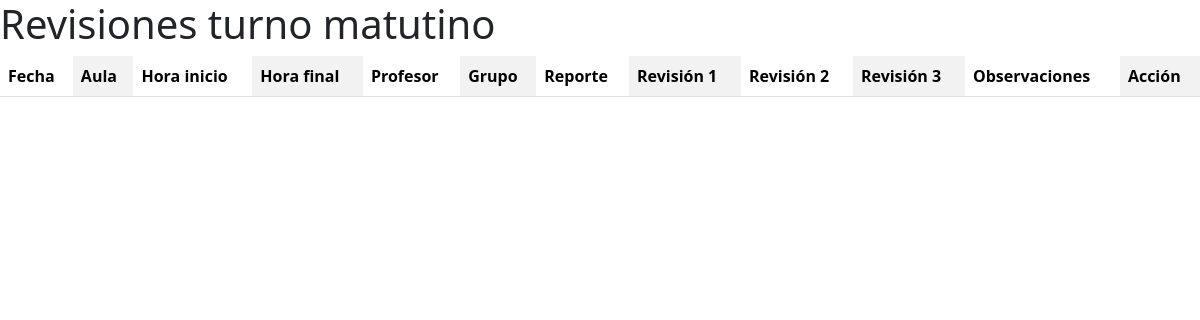
/layouts_admins/revisiones_TM.php, run on an earlier commit of the app's database.
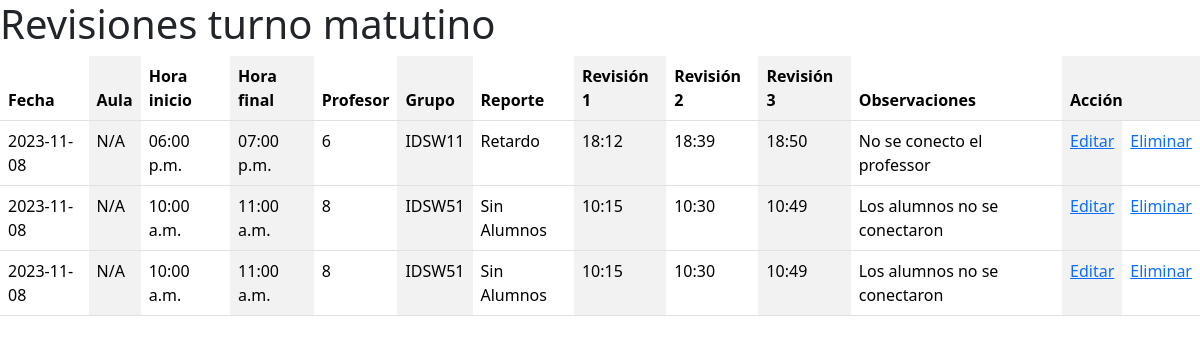
And on a later commit of the database.
### tables this page shows
CREATE TABLE IF NOT EXISTS `revisiones` (
  `id` int NOT NULL AUTO_INCREMENT,
  `fecha` date NOT NULL,
  `turno` varchar(10) NOT NULL,
  `aula` varchar(10) DEFAULT NULL,
  `hora_inicio` varchar(10) DEFAULT NULL,
  `hora_final` varchar(10) DEFAULT NULL,
  `modalidad` varchar(50) NOT NULL,
  `profesor` int DEFAULT NULL,
  `grupo` varchar(10) DEFAULT NULL,
  `reporte` varchar(50) DEFAULT NULL,
  `revision_1` varchar(10) NOT NULL,
  `revision_2` varchar(10) NOT NULL,
  `revision_3` varchar(10) NOT NULL,
  `observaciones` varchar(250) DEFAULT NULL,
  `justificado` varchar(2) NOT NULL,
  `comentarios` varchar(250) NOT NULL,
  PRIMARY KEY (`id`),
  KEY `profesor` (`profesor`)
);

### layouts_admins/revisiones_TM.php (the view, shortened to what this page needs)
<!DOCTYPE html>
<html lang="en">
<head>
    <link href="https://cdn.jsdelivr.net/npm/bootstrap@5.3.2/dist/css/bootstrap.min.css" rel="stylesheet">
</head>
<body>
<h1>Revisiones turno matutino</h1>
<table class="table table-striped-columns">
  <thead>
    <tr>
      <th scope="col">Fecha</th>
      <th scope="col">Aula</th>
      <th scope="col">Hora inicio</th>
      <th scope="col">Hora final</th>
      <th scope="col">Profesor</th>
      <th scope="col">Grupo</th>
      <th scope="col">Reporte</th>
      <th scope="col">Revisión 1</th>
      <th scope="col">Revisión 2</th>
      <th scope="col">Revisión 3</th>
      <th scope="col">Observaciones</th>
      <th colspan="2">Acción</th>
    </tr>
  </thead>
  <?php
    include('../php/connection.php');
    $consul = "SELECT * FROM revisiones WHERE turno = 'T.M'";
    $resul = mysqli_query($connection, $consul) or die ("Algo salio mal");
    while($column = mysqli_fetch_array($resul)){
    echo "<tbody>";
        echo "<tr>";
        echo "<td>".$column['fecha']."</td>";
        echo "<td>".$column['aula']."</td>";
        echo "<td>".$column['hora_inicio']."</td>";
        echo "<td>".$column['hora_final']."</td>";
        echo "<td>".$column['profesor']."</td>";
        echo "<td>".$column['grupo']."</td>";
        echo "<td>".$column['reporte']."</td>";
        echo "<td>".$column['revision_1']."</td>";
        echo "<td>".$column['revision_2']."</td>";
        echo "<td>".$column['revision_3']."</td>";
        echo "<td>".$column['observaciones']."</td>";
        echo "<td><a href=>Editar</td>";
        echo "<td><a href=>Eliminar</td>";
        echo "</tr>";
    echo "</tbody>";
    }
  ?>
</table>
<script src="https://cdn.jsdelivr.net/npm/bootstrap@5.3.2/dist/js/bootstrap.min.js"></script></body>
</html>

What changed in the data, as far as the page shows it:
added revisiones: fecha "2023-11-08", aula "N/A", hora_inicio "06:00 p.m.", hora_final "07:00 p.m.", profesor "6", grupo "IDSW11", reporte "Retardo", revision_1 "18:12", revision_2 "18:39", revision_3 "18:50", observaciones "No se conecto el professor"
added revisiones: fecha "2023-11-08", aula "N/A", hora_inicio "10:00 a.m.", hora_final "11:00 a.m.", profesor "8", grupo "IDSW51", reporte "Sin Alumnos", revision_1 "10:15", revision_2 "10:30", revision_3 "10:49", observaciones "Los alumnos no se conectaron"
added revisiones: fecha "2023-11-08", aula "N/A", hora_inicio "10:00 a.m.", hora_final "11:00 a.m.", profesor "8", grupo "IDSW51", reporte "Sin Alumnos", revision_1 "10:15", revision_2 "10:30", revision_3 "10:49", observaciones "Los alumnos no se conectaron"
